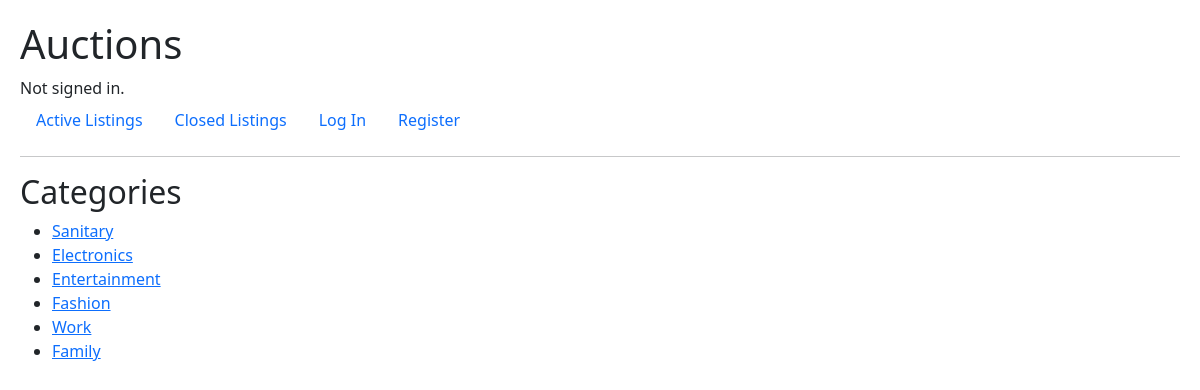
The page /categories on the database as committed earlier.
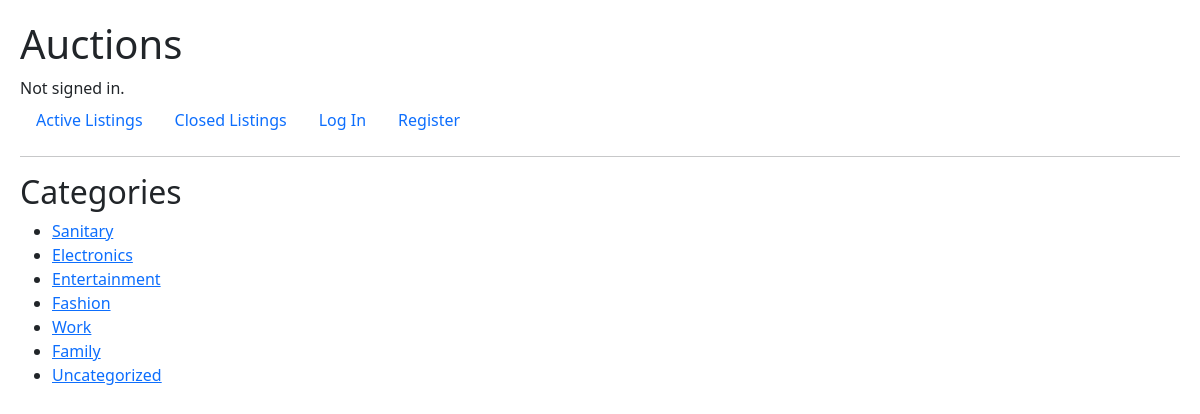
The same page on the database as committed later.
### auctions/models.py (models this page shows)
class Categories(models.Model):
    name = models.CharField(max_length=64)
    def __str__(self):
        return self.name

### auctions/views.py (the view)
# urls.py: path("categories", views.categories, name="categories"),
def categories(request):
    categories = Categories.objects.all()
    return render(request, "auctions/categories.html", {
        "categories": categories,
    })

### auctions/templates/auctions/categories.html
{% extends "auctions/layout.html" %}
{% block body %}
    <h2>Categories</h2>
    <ul>
        {% for category in categories %}
            <li><a href="{% url 'category' category=category %}">{{ category }}</a></li>
        {% endfor %}
    </ul>
{% endblock %}

### auctions/templates/auctions/layout.html (shortened to what this page needs)
{% load static %}
<!DOCTYPE html>
<html lang="en">
    <head>
        <link href="https://cdn.jsdelivr.net/npm/bootstrap@5.3.1/dist/css/bootstrap.min.css" rel="stylesheet">
        <link href="{% static 'auctions/styles.css' %}" rel="stylesheet">
    </head>
    <body>
        <h1>Auctions</h1>
        <div>
            {% if user.is_authenticated %}
                Signed in as <strong>{{ user.username }}</strong>.
            {% else %}
                Not signed in.
            {% endif %}
        </div>
        <ul class="nav">
            <li class="nav-item">
                <a class="nav-link" href="{% url 'index' %}">Active Listings</a>
            </li>
            <li class="nav-item">
                <a class="nav-link" href="{% url 'closed' %}">Closed Listings</a>
            </li>
            {% if user.is_authenticated %}
                <li class="nav-item">
                    <a class="nav-link" href="{% url 'categories' %}">Categories</a>
                </li>
                <li class="nav-item">
                    <a class="nav-link" href="{% url 'watchlist' %}">Watchlist</a>
                </li>
                <li class="nav-item">
                    <a class="nav-link" href="{% url 'create_listing' %}">Create Listing</a>
                </li>
                <li class="nav-item">
                    <a class="nav-link" href="{% url 'logout' %}">Log Out</a>
                </li>
            {% else %}
                <li class="nav-item">
                    <a class="nav-link" href="{% url 'login' %}">Log In</a>
                </li>
                <li class="nav-item">
                    <a class="nav-link" href="{% url 'register' %}">Register</a>
                </li>
            {% endif %}
        </ul>
        <hr>
        {% block body %}
        {% endblock %}
    </body>
</html>

### auctions/static/auctions/styles.css (style rules this page uses)
body { margin: 10px; padding: 10px; }

Rows that differ between the two databases and show on the page:
added Categories: name "Uncategorized"
